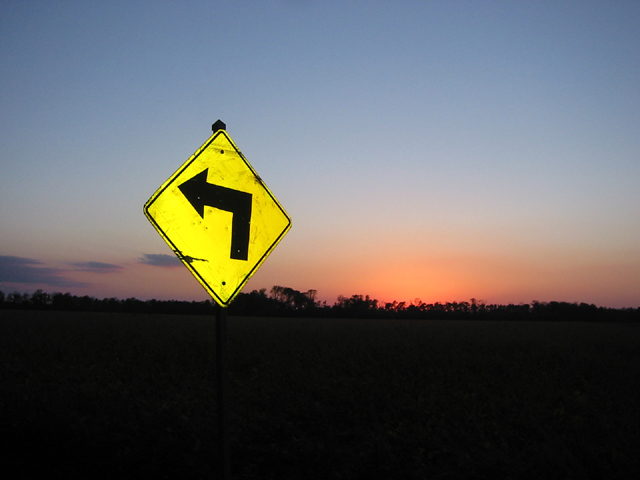
#> input picture Sample Images/example1.jpg, 640 x 480 px
$ jupyter execute --allow-errors 'Fast For Loops.ipynb'   (shell and % lines are left out)
#> lines starting #> are read from the running program, lines starting #| are printed output that depends on the picture; pictures that were not available may be replaced by others from this repository, and a replacement may not be noted
[cell 1]
# import the necessary packages
import matplotlib.pyplot as plt
import cv2
import os

[cell 2]
# load the original image, convert it to grayscale, and display
# it inline
image = cv2.imread(os.path.join('Sample Images', 'example1.jpg'))
#> image is the input picture: shape (480, 640, 3); mean B, G, R 96.2, 97.1, 97
image = cv2.cvtColor(image, cv2.COLOR_BGR2GRAY)
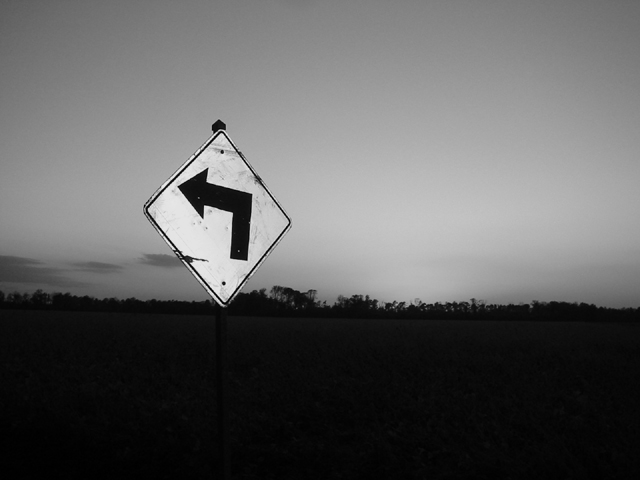
#> image: shape (480, 640); min 0, max 234, mean 97
plt.imshow(image, cmap="gray")

#> (a cell that did not finish here is left out)

#> (a cell that did not finish here is left out)

[cell 5]
# reload the original image and convert it to grayscale
image = cv2.imread("example.png")
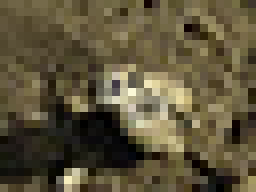
#> input picture Sample Images/example10.jpg, 32 x 24 px, given in place of example.png, which was not available (shown 8 times larger)
#> image is the input picture: shape (24, 32, 3); mean B, G, R 58.6, 83.7, 93.2
image = cv2.cvtColor(image, cv2.COLOR_BGR2GRAY)
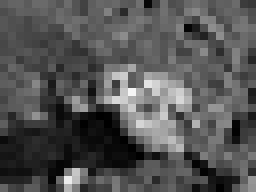
#> image: shape (24, 32) (shown 8 times larger); min 0, max 245, mean 83.7
